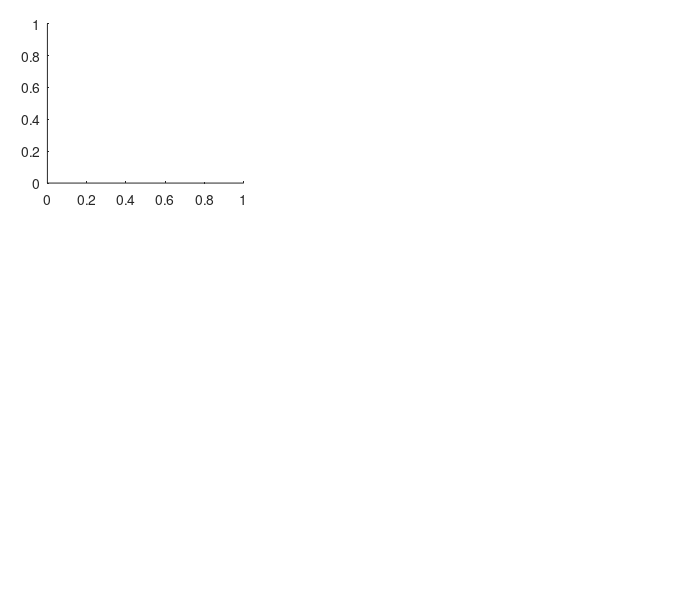

This chart was generated by the following MATLAB code: (Note: this script raises an error after producing the figure.)
units_all = {...
 'M7E0571ch1', '667', 'M7E0556ch1';... 
 'M117B3989ch4', '526', 'M117B3981ch4';... 
 'M7E2254ch3', '476', 'M7E2254ch3';...  
 'M7E2509ch1', '909', 'M7E2508ch1';...  
 'M7E2270ch1', '204', 'M7E2269ch1';...    
 'M7E2758ch1', '526', 'M7E2757ch1';...
 'M117B1017ch4', '667', 'M117B1010ch4';...  
 'M117B2080ch4', '476', 'M117B2050ch4';...  
 'M7E1461ch1', '667', 'M7E1459ch1'}       

%M7E1027ch2?
%M117B0372ch6?
RSColor = [0.6350    0.0780    0.1840];
FSColor = [0    0.4470    0.7410];
BuColor = [0.4660    0.6740    0.1880];

figS4 = figure;
set(gcf, 'PaperUnits', 'inches');
set(gcf, 'PaperSize', [17.2*0.3937, 15*0.3937]);
set(gcf,'PaperPositionMode','manual')
set(gcf,'PaperPosition', [0 0 17.2*0.3937, 15*0.3937]);
set(gcf,'Units','inches');
set(gcf,'Position',[0 0 17.2*0.3937, 15*0.3937]);
figparams.fsize = 7;
figparams.msize = 7;
figparams.res = 300;   % DPI
figparams.fontchoice = 'Arial';
lmargin = 0.07;
tmargin = 0.96;
xwidth = 0.29;
ywidth = 0.27;
ywidthsp = 0.08;
interrow = 0.05;
intercol = 0.02;
intercol2 = 0.1;  % For spectrograms
interrow2 = 0; % Bet spectrogram and wav
interrow3 = 0.05; % Additional between phee and trill
xaxis_scale = 0.13;   % Between normalized width of spectrogram and time in s

ncols=3;
   
for i = 1:size(units_all,1)
    row = ceil((i)/ncols); 
    column = i-(row-1)*ncols;
    
    pos(1) = lmargin +(column-1)*(xwidth+intercol);
    pos(2) = tmargin-ywidth-(row-1)*(ywidth+interrow);
    pos(3) = xwidth;
    pos(4) = ywidth;
   
    ax(i) = axes('Position',pos);
    unit = units_all{i,1};
    stims = '1:20';
    plot_raster ({unit(1:end-3)}, str2num(unit(end)), stims, '1:10', '', '', '', 'single', 0, 0, 0, '', figS4, 1,'vertical tick',0.7);
    xlim([100,2500]);
    %xticks([300]);
    %set(gca,'xticklabel',{'0.3'});
    xl = xlim;
    yl = ylim;
    text(0.84*xl(2), 0.97*yl(2), [units_all{i,2} ' Hz'],'FontSize',figparams.fsize,'FontName',figparams.fontchoice);
    text(0.5,1.05,['Unit ' units_all{i,3}],'Units','normalized','Color',[0.4 0.4 0.4],'FontSize',figparams.fsize,'FontName',figparams.fontchoice,'HorizontalAlignment','center'); 

    if column ==1
        ylabel('Vocalization #');
        set(gca,'YTick',[0.5,1.5,18.5, 19.5],'YTickLabel',{'1n','1r','10n','10r'});
    end
    if row ==3
        set(gca,'XTick',[300, 1000, 2000]);
        if column == 3
            th_ms = text(2350,-1.55,'ms','FontSize',figparams.fsize,'FontName',figparams.fontchoice);
        end
    end
end

set(findobj(gcf,'type','axes'),'FontName',figparams.fontchoice,'FontSize',figparams.fsize,'box','off');
 
print('C:\Users\Ping\Desktop\Wang_lab\Paperwriting\Figures\Supp\Bu_call_rasters.tif','-dtiff',['-r' num2str(figparams.res)]);

papersize = [0 0 8*0.3937, 16*0.3937];


%{
%pos = [0.05 0.08 0.9  0.87];
%plot_stimspecs2('C:\Users\Ping\Documents\MATLAB\Xblaster3_Chamber3_GIT\Stimulus_Files\Call_Types\Call_Types_list.txt', '1:20',figS3,pos,1)
%delete(ax)
savepath = 'C:\Users\Ping\Desktop\Wang lab\Paper writing\Figures\Supp\';

plot_stimspecs('C:\Users\Ping\Documents\MATLAB\Xblaster3_Chamber3_GIT\Stimulus_Files\Call_Types\Call_Types_list.txt', '1:20',savepath,papersize,1,0)
ax_spect = gca;
ax_spect.Position(1) = ax_spect.Position(1)+0.03;
%axh.Position(2) = axh.Position(2)+0.03;
set(gcf, 'PaperUnits', 'inches');
set(gcf, 'PaperSize', [7.6*0.3937, 16*0.3937]);
set(gcf,'PaperPositionMode','manual')
set(gcf,'PaperPosition', [0 0 7.6*0.3937, 16*0.3937]);
set(gcf,'Units','inches');
set(gcf,'Position',[0 0 7.6*0.3937, 16*0.3937]);
figparams.fsize = 8;
figparams.msize = 7;
figparams.res = 300;   % DPI
figparams.fontchoice = 'Arial';
%ax_spect.YLabel.Position(1) = ax_spect.YLabel.Position(1)*0.95

colormap('jet');
set(findobj(gcf,'type','axes'),'FontName',figparams.fontchoice,'FontSize',figparams.fsize,'box','off');

%print([savepath 'Spectrograms.png'],'-dpng','-painters',['-r' num2str(figparams.res)]);
print('C:\Users\Ping\Desktop\Wang_lab\Paper_writing\Figures\Supp\Spectrograms.tif','-dtiff',['-r' num2str(figparams.res)]);
%}
